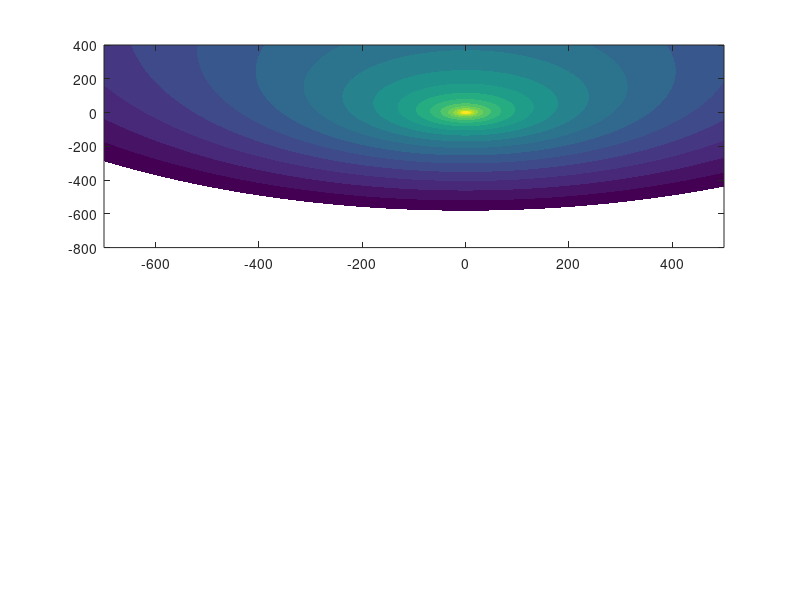

MATLAB code to generate this figure: (Note: this script raises an error after producing the figure.)
%% Figures 1 and 2 of Bloxham et al. "Repulsion improve chemotaxis" 2026
%
% This file contains code to generate Figures 1 and 2 in Bloxham, Lee, Gore
% "Repulsion from slow-diffusing nutrients improves microbial chemotaxis
% towards moving sources" Nature Communication 2026.
%
% This code was written using MATLAB R2020a.
%
% (c) Blox Bloxham 2026


%% Define some useful functions and values

% Concentration and derivatives thereof

conc = @(r,z,v,D) ( ...
    1./(4*pi*D.*sqrt(r.^2+z.^2)) .* exp( -v./(2*D).*(sqrt(r.^2+z.^2)-z) ) );

dc_dr = @(r,z,v,D) (...
    - r.*( 1./(r.^2+z.^2) + v./(2*D.*sqrt(r.^2+z.^2)) ) .* conc(r,z,v,D) );

dc_dz = @(r,z,v,D) (...
    ( - z./(r.^2+z.^2) + v./(2*D) - v.*z./(2*D.*sqrt(r.^2+z.^2)) ) ...
    .* conc(r,z,v,D) );


% Response function and derivatives thereof

X_ = @(r,z,vp,D1,D2,s1,s2,k1,k2,n1,n2) ( ...
      n1*log( 1 + s1.*conc(r,z,vp,D1)./k1 ) ...
    - n2*log( 1 + s2.*conc(r,z,vp,D2)./k2 ) );

dX_dpos = @(c1,c2,dc1_dpos,dc2_dpos,k1,k2,n1,n2) ( ...
      n1 .* dc1_dpos ./ (k1 + c1) ...
    - n2 .* dc2_dpos ./ (k2 + c2) );

dX_dr = @(r,z,vp,D1,D2,s1,s2,k1,k2,n1,n2) ( dX_dpos( ...
    s1.*conc(r,z,vp,D1),s2.*conc(r,z,vp,D2),...
    s1.*dc_dr(r,z,vp,D1),s2.*dc_dr(r,z,vp,D2),...
    k1,k2,n1,n2) );

dX_dz = @(r,z,vp,D1,D2,s1,s2,k1,k2,n1,n2) ( dX_dpos( ...
    s1.*conc(r,z,vp,D1),s2.*conc(r,z,vp,D2),...
    s1.*dc_dz(r,z,vp,D1),s2.*dc_dz(r,z,vp,D2),...
    k1,k2,n1,n2) );

dX_abs = @(r,z,vp,D1,D2,s1,s2,k1,k2,n1,n2) ( ...
    sqrt(  dX_dr(r,z,vp,D1,D2,s1,s2,k1,k2,n1,n2).^2 ...
         + dX_dz(r,z,vp,D1,D2,s1,s2,k1,k2,n1,n2).^2 ) );

     
% Microbe velocity (in the stationary frame)
     
v_abs = @(r,z,vp,D1,D2,s1,s2,k1,k2,n1,n2,vmax,kdX) ( ...
    vmax .* dX_abs(r,z,vp,D1,D2,s1,s2,k1,k2,n1,n2) ./ ...
    (kdX + dX_abs(r,z,vp,D1,D2,s1,s2,k1,k2,n1,n2)) );

vr_ = @(r,z,vp,D1,D2,s1,s2,k1,k2,n1,n2,vmax,kdX) ( ...
    v_abs(r,z,vp,D1,D2,s1,s2,k1,k2,n1,n2,vmax,kdX) .* ...
    dX_dr(r,z,vp,D1,D2,s1,s2,k1,k2,n1,n2) ./ ...
    dX_abs(r,z,vp,D1,D2,s1,s2,k1,k2,n1,n2) );

vz_ = @(r,z,vp,D1,D2,s1,s2,k1,k2,n1,n2,vmax,kdX) ( ...
    v_abs(r,z,vp,D1,D2,s1,s2,k1,k2,n1,n2,vmax,kdX) .* ...
    dX_dz(r,z,vp,D1,D2,s1,s2,k1,k2,n1,n2) ./ ...
    dX_abs(r,z,vp,D1,D2,s1,s2,k1,k2,n1,n2) );


% Endpoints for colormaps

paleblue = [0.95,0.95,1];
attractantgreen = [55,168,40]/255;
repellentred = [185,118,105]/255;


% Define standard parameters. Units: um, s, M

D1 = 1000; % 1000 um^2/s
D2 = 250; % 250 um^2/s

s1 = 10^-12; % 1 fmol/sec
s2 = 10^-12; 

k1 = 10^-7 * 10^-12; % (100 nM) * (10^-12 um^-3/M)
k2 = 10^-7 * 10^-12;

n1s = [6,4]; % [attractive,differential], assuming receptor hexamers
n2s = [0,2];

vmax = 6;
kdX = 0.004; % Constant setting the initial steepness of the increase in
             % drift velocity as a function of response function gradient
             % according to: v(dX/dr) = vmax * (dX/dr) / (|dX/dr| + kdX)
rp = 10; % Source particle radius



%% %% %% %% %% %% %% %%          Figure 1B          %% %% %% %% %% %% %% %%

% Assume microbe swims at max speed for this illustration

vb = vmax;

% Define example point and vp/vb ratio

r0 = -450;
z0 = -300;
vp0 = 0.75*vb;

% Define range of vp/vb ratios (for bottom panel)

vp = vb*linspace(0,1.25,126);

% Define range for plots

rplotlim = [-700,500];
zplotlim = [-800,400];
rs_plot = linspace(rplotlim(1),rplotlim(2),1201);
zs_plot = linspace(zplotlim(1),zplotlim(2),1201)';

% Calculate optimal and actual directions of swimming

i = 1j;

th_opt = -i.*log( ...
    (-i*vp.*r0-sqrt((vb-vp).*(vb+vp).*r0.^2+vb.^2.*z0.^2)) ./ ...
    (vb.*(r0-i*z0)));

th_opt0 = -i.*log( ...
    (-i*vp0.*r0-sqrt((vb-vp0).*(vb+vp0).*r0.^2+vb.^2.*z0.^2)) ./ ...
    (vb.*(r0-i*z0)));

th_actual = atan2(dc_dz(r0,z0,vp,D1),dc_dr(r0,z0,vp,D1));



% % % Plot the results % % %

figure(1)
clf('reset')

subplot(2,1,1)

% Plot concentration as color map / contour plot

imCData = log10((s1/k1)*conc(rs_plot,zs_plot,vp0,D1));
contourf(rs_plot,zs_plot,imCData,[-inf,-1:(1/6):2],'LineColor','none');
caxis([-1,2])
cmap = makeUniformColormap([paleblue;attractantgreen],6*caxis*[-1;1]);
colormap(gca,cmap)

hold on
        
% Plot Particle (as a square with corners rounded in circle) 

rectangle('Position',[-rp,-rp,2*rp,2*rp],...
    'Curvature',[1,1],'FaceColor','w','EdgeColor','k')

% Plot optimal and actual directions

plot(r0 + [0,300*cos(real(th_opt0))],...
    z0 + [0,300*sin(real(th_opt0))],...
    'LineWidth',3)
plot(r0 + [0,300*dc_dr(r0,z0,vp0,D1)./sqrt(dc_dr(r0,z0,vp0,D1).^2 + dc_dz(r0,z0,vp0,D1).^2)],...
    z0 + [0,300*dc_dr(r0,z0,vp0,D1)./sqrt(dc_dr(r0,z0,vp0,D1).^2 + dc_dz(r0,z0,vp0,D1).^2)],...
    'LineWidth',3)

set(gca,'Ydir','normal','FontSize',16)
axis equal tight

xlim([min(rs_plot(:)),max(rs_plot(:))])
ylim([min(zs_plot(:)),max(zs_plot(:))])


% % Lower plot: optimal and actual angles as a function of v_particle % %

subplot(2,1,2)
plot(vp(imag(th_opt) < 1e-10)/vb,(180/pi)*(real(th_opt(imag(th_opt) < 1e-10)) - th_opt(1)))
hold on
plot(vp/vb,(180/pi)*(th_actual - th_opt(1))) % th_opt(1) = th_opt(vp = 0)
xlim([0,1.25])                               % points directly to source

drawnow



%% %% %% %% %% %% %% %%          Figure 1C          %% %% %% %% %% %% %% %%



rplotlim = [-600,100];
zplotlim = [-650,100];
rs_plot = linspace(rplotlim(1),rplotlim(2),401);
zs_plot = linspace(zplotlim(1),zplotlim(2),506)';


figure(2)
clf('reset')

for sp = 1:2
    
    if sp == 1
        
        [rs_calc,zs_calc] = meshgrid(...
            [-540:50:0,0],...
            -500:50:0);
        
        vps = repmat([0.75,1.25]*vb,numel(rs_calc),1);
        
    else
        
        [rs_calc,zs_calc] = meshgrid(...
            -399:5:0,...
            -599:5:0);
        
        vps = repmat(vp,numel(rs_calc),1);
        
    end
    
    calc_cut = log10((s1/k1)*conc(rs_calc,zs_calc,vp0,D1)) < -5/6;
    rs_calc(calc_cut) = nan;
    zs_calc(calc_cut) = nan;
    
    
    
    rs_calc = repmat(reshape(rs_calc,[],1),1,size(vps,2));
    zs_calc = repmat(reshape(zs_calc,[],1),1,size(vps,2));
    
    
    
    th_direct_calc = atan2(dc_dz(rs_calc,zs_calc,0,D1),dc_dr(rs_calc,zs_calc,0,D1));
    th_actual_calc = atan2(dc_dz(rs_calc,zs_calc,vps,D1),dc_dr(rs_calc,zs_calc,vps,D1));
    
    vr_opt_calc = (vps.*rs_calc.*zs_calc - rs_calc.*sqrt(-vps.^2.*rs_calc.^2+vb.^2.*(rs_calc.^2 + zs_calc.^2))) ./ ...
    (rs_calc.^2 + zs_calc.^2);
    vz_opt_calc = (-vps.*rs_calc.^2 - zs_calc.*sqrt(-vps.^2.*rs_calc.^2+vb.^2.*(rs_calc.^2 + zs_calc.^2))) ./ ...
        (rs_calc.^2 + zs_calc.^2);
    th_opt_calc = asin(real(vz_opt_calc./vb));
    
    th_opt_calc(real(th_opt_calc) == -pi/2 | (zs_calc > 0 & vps > vb)) = nan;
    th_opt_calc(any(isnan(th_opt_calc),2),:) = nan;
    
    
    if sp == 1
        
        calc_cut = ~any(isnan(th_opt_calc) | isnan(rs_calc),2);
        
        rs_calc = rs_calc(calc_cut,:);
        zs_calc = zs_calc(calc_cut,:);
        th_opt_calc = th_opt_calc(calc_cut,:);
        th_actual_calc = th_actual_calc(calc_cut,:);
        
    end
    
    
    subplot(2,1,sp)
    
    if sp == 1
        
        imCData = log10((s1/k1)*conc(rs_plot,zs_plot,vp0,D1));
        contourf(rs_plot,zs_plot,imCData,[-inf,-1:(1/6):2],'LineColor','none');
        caxis([-1,2])
        cmap = makeUniformColormap([paleblue;attractantgreen],6*caxis*[-1;1]);
        colormap(gca,cmap)
        colorbar


        hold on

        rectangle('Position',[-rp,-rp,2*rp,2*rp],...
            'Curvature',[1,1],'FaceColor','w','EdgeColor','k')

        
        quiver(rs_calc(:,1),zs_calc(:,1),cos(th_opt_calc(:,1)),sin(th_opt_calc(:,1)),...
            0.5,'Color',[0.6,0.6,0.6],'LineWidth',3)
        quiver(rs_calc(:,1),zs_calc(:,1),cos(th_actual_calc(:,1)),sin(th_actual_calc(:,1)),...
            0.5,'k','LineWidth',1)
        
        set(gca,'Ydir','normal','FontSize',16)
        axis equal tight

        xlim([min(rs_plot(:)),max(rs_plot(:))])
        ylim([min(zs_plot(:)),max(zs_plot(:))])
        
    else
        
        plot(vps(1,:)/vb,smooth((180/pi)*mean(th_opt_calc - th_direct_calc,1,'omitnan'),11),...
            'Color',[0.6,0.6,0.6],'LineWidth',2)
        hold on

        plot(vps(1,:)/vb,smooth((180/pi)*(mean(th_opt_calc - th_direct_calc,1,'omitnan') + ...
            std(th_opt_calc - th_direct_calc,[],1,'omitnan')),11),'Color',[0.6,0.6,0.6],'LineWidth',1)
        plot(vps(1,:)/vb,smooth((180/pi)*(mean(th_opt_calc - th_direct_calc,1,'omitnan') - ...
            std(th_opt_calc - th_direct_calc,[],1,'omitnan')),11),'Color',[0.6,0.6,0.6],'LineWidth',1)

        plot(vps(1,:)/vb,smooth((180/pi)*mean(th_actual_calc - th_direct_calc,1,'omitnan'),11),...
            'k','LineWidth',2)

        plot(vps(1,:)/vb,smooth((180/pi)*(mean(th_actual_calc - th_direct_calc,1,'omitnan') + ...
            std(th_actual_calc - th_direct_calc,[],1,'omitnan')),11),'k','LineWidth',1)
        plot(vps(1,:)/vb,smooth((180/pi)*(mean(th_actual_calc - th_direct_calc,1,'omitnan') - ...
            std(th_actual_calc - th_direct_calc,[],1,'omitnan')),11),'k','LineWidth',1)

        yticks(-105:15:45)
        xticks(0:0.25:1.25)
        
        
    end
    
    

end

drawnow



%% %% %% %% %% %% %% %%         Figure 2B,E         %% %% %% %% %% %% %% %%


rplotlim = [-650,650];
zplotlim = [-500,1300];
rs_plot = linspace(rplotlim(1),rplotlim(2),651);
zs_plot = linspace(zplotlim(1),zplotlim(2),901)';

rz_exgradpoint = [-200,100]; % For the microbe in Figure 2B

n1 = n1s(2);
n2 = n2s(2);

vp = 1.5*vmax;  

figure(3)
clf('reset')

for spi = 1:3
    
    subplot(1,3,spi)
    
    if spi == 1

        imCData = X_(rs_plot,zs_plot,vp,D1,D2,s1,s2,k1,k2,n1,0);
        contourf(rs_plot,zs_plot,imCData,[-inf,0:0.5:14],'LineColor','none');
        caxis([0,14])
        cmap = makeUniformColormap([paleblue;attractantgreen],2*caxis*[-1;1]);
        
    elseif spi == 2
        
        imCData = -X_(rs_plot,zs_plot,vp,D1,D2,s1,s2,k1,k2,0,n2);
        contourf(rs_plot,zs_plot,imCData,[-inf,0:0.5:9],'LineColor','none');
        caxis([0,9])
        cmap = makeUniformColormap([paleblue;repellentred],2*caxis*[-1;1]);
        
    else
        
        imCData = X_(rs_plot,zs_plot,vp,D1,D2,s1,s2,k1,k2,n1,n2);
        contourf(rs_plot,zs_plot,imCData,[-inf,-1:(1/6):6],'LineColor','none');
        caxis([-1,6])
        
        [cmap,inds] = makeUniformColormap([attractantgreen;paleblue;repellentred],10000);
        
        cdivs = 3;
        
        cmap = flipud([
            repelem(interp1(1:10000,cmap(:,1),...
                linspace(1,round(inds(2)*(max(caxis)+2)/max(caxis)),cdivs*(max(caxis)+2))),2);
            repelem(interp1(1:10000,cmap(:,2),...
                linspace(1,round(inds(2)*(max(caxis)+2)/max(caxis)),cdivs*(max(caxis)+2))),2);
            repelem(interp1(1:10000,cmap(:,3),...
                linspace(1,round(inds(2)*(max(caxis)+2)/max(caxis)),cdivs*(max(caxis)+2))),2)]');
            
        cmap = cmap([1:2:(4*cdivs),(4*cdivs+1):end],:);
        
        
    end
    
    colormap(gca,cmap)
    cb = colorbar;
    
    hold on
        
    rectangle('Position',[-rp,-rp,2*rp,2*rp],...
        'Curvature',[1,1],'FaceColor','w','EdgeColor','k')
    
    set(gca,'Ydir','normal','FontSize',16)
    axis equal tight
    
    if spi == 1
        plot(rz_exgradpoint(1) + (5e10)*[0,...
            dc_dr(rz_exgradpoint(1),rz_exgradpoint(2),vp,D1)],...
            rz_exgradpoint(2) + (5e10)*[0,...
            dc_dz(rz_exgradpoint(1),rz_exgradpoint(2),vp,D1)],'k-')
    elseif spi == 2
        plot(rz_exgradpoint(1) + (5e10)*[0,...
            dc_dr(rz_exgradpoint(1),rz_exgradpoint(2),vp,D2)],...
            rz_exgradpoint(2) + (5e10)*[0,...
            dc_dz(rz_exgradpoint(1),rz_exgradpoint(2),vp,D2)],'k-')
    end

    xlim([min(rs_plot(:)),max(rs_plot(:))])
    ylim([min(zs_plot(:)),max(zs_plot(:))])
    
end

drawnow



%% %% %% %% %% %% %%         Figure 1D and 2F          %% %% %% %% %% %% %%


% Define simulation parameters

rz0 = [-79.5; -400];

dt = 0.01;
tmax = 240;

rz_t = repmat([rz0,nan(2,round(tmax/dt))],[1,1,2]);
time2particle = nan(1,2);

vp = 1.5*vmax;  


% Run the simulation

for ni = 1:2
    n1 = n1s(ni);
    n2 = n2s(ni);
    
    for t = 1:round(tmax/dt)
        if ~isnan(time2particle(ni))
            break
        else
            rz_t(:,t+1,ni) = rz_t(:,t,ni) + ...
                [vr_(rz_t(1,t,ni),rz_t(2,t,ni)+vp*(t-1)*dt,...
                     vp,D1,D2,s1,s2,k1,k2,n1,n2,vmax,kdX);
                 vz_(rz_t(1,t,ni),rz_t(2,t,ni)+vp*(t-1)*dt,...
                     vp,D1,D2,s1,s2,k1,k2,n1,n2,vmax,kdX)] * dt;
        end
        if sum((rz_t(:,t+1,ni) - [0;-vp*(t-1)*dt]).^2) < rp^2
            time2particle(ni) = t*dt;
            break
        end
    end
end

% disp(time2particle)



% Plot Comparison of Differential and Purely Attractive Trajectories

ts_plot = 35.01 + 4.65*(-2:2);
rcrop = [-95,35];
zcrop = [-415,-185];
rs_plot_traj = linspace(rcrop(1),rcrop(2),151);
zs_plot_traj = linspace(zcrop(1),zcrop(2),526)';

figure(4)
clf('reset')

for tpi = length(ts_plot):-1:1
    t = round(ts_plot(tpi)/dt) + 1;
    for ni = 1:2
        if ni == 1
            subplot(2,length(ts_plot),tpi)
            
            im = image(rs_plot_traj,zs_plot_traj,...
                log10((s1/k1)*conc(rs_plot_traj,zs_plot_traj+vp*(t-1)*dt,vmax,D1)),...
                'CDataMapping','scaled');
            
            caxis([-1,2])
            cmap = makeUniformColormap([paleblue;attractantgreen],6*caxis*[-1;1]);
        else
            subplot(2,length(ts_plot),length(ts_plot)+tpi)
            
            
            imCData = ...
                X_(rs_plot_traj,zs_plot_traj+vp*(t-1)*dt,vp,D1,D2,s1,s2,k1,k2,n1s(ni),n2s(ni));
            contourf(rs_plot_traj,zs_plot_traj,imCData,[-inf,0:(1/6):6],'LineColor','none');
            
            caxis([0,6])
            cmap = makeUniformColormap([paleblue;attractantgreen],18);
        end
        
        colormap(gca,cmap)
        colorbar
        
        
        hold on
        
        rectangle('Position',[-rp,-rp-vp*(t-1)*dt,2*rp,2*rp],...
            'Curvature',[1,1],'FaceColor','w','EdgeColor','k')
        
        
        if ~isnan(rz_t(1,t,ni))
            plot(rz_t(1,1:t,ni),rz_t(2,1:t,ni),'k','LineWidth',1)
            plot(rz_t(1,t,ni),rz_t(2,t,ni),'k.')

        else
            plot(rz_t(1,1:t,ni),rz_t(2,1:t,ni),'y','LineWidth',1)
            plot(rz_t(1,find(~isnan(rz_t(1,:,ni)),1,'last'),ni),...
                rz_t(2,find(~isnan(rz_t(1,:,ni)),1,'last'),ni),'y.')

        end
        
        

        set(gca,'Ydir','normal','FontSize',16)
        axis equal tight
        
        xlim(rcrop)
        ylim(zcrop)
        
        drawnow
        
    end
end



% Plot Purely Attractive Trajectory

rcrop_attr = [-300,70];
zcrop_attr = [-485,70];
rs_plot_traj_attr = linspace(rcrop_attr(1),rcrop_attr(2),151);
zs_plot_traj_attr = linspace(zcrop_attr(1),zcrop_attr(2),526)';
ts_plot_attr = 15.5*(0:1:3);

figure(5)
clf('reset')

for tpi = length(ts_plot_attr):-1:1
    t = round(ts_plot_attr(tpi)/dt) + 1;
    for ni = 1
        subplot(1,length(ts_plot_attr),tpi)
        
        contourf(rs_plot_traj_attr,zs_plot_traj_attr,...
            log10((s1/k1)*conc(rs_plot_traj_attr,zs_plot_traj_attr+vp*(t-1)*dt,vmax,D1)),...
            [-inf,-1:(1/6):2],'LineColor','none')

        caxis([-1,2])
        cmap = makeUniformColormap([paleblue;attractantgreen],6*caxis*[-1;1]);
        
        colormap(gca,cmap)
        colorbar
        hold on
        
        rectangle('Position',[-rp,-rp-vp*(t-1)*dt,2*rp,2*rp],...
            'Curvature',[1,1],'FaceColor','w','EdgeColor','k')
        
        if ~isnan(rz_t(1,t,ni))
            plot(rz_t(1,1:t,ni),rz_t(2,1:t,ni),'k','LineWidth',1)
            plot(rz_t(1,t,ni),rz_t(2,t,ni),'k.')
            
        else
            plot(rz_t(1,1:t,ni),rz_t(2,1:t,ni),'y','LineWidth',1)
            plot(rz_t(1,find(~isnan(rz_t(1,:,ni)),1,'last'),ni),...
                rz_t(2,find(~isnan(rz_t(1,:,ni)),1,'last'),ni),'y.')
        end
        
        set(gca,'Ydir','normal','FontSize',16)
        axis equal tight
        
        xlim(rcrop_attr)
        ylim(zcrop_attr)
        
        drawnow
        
    end
end





